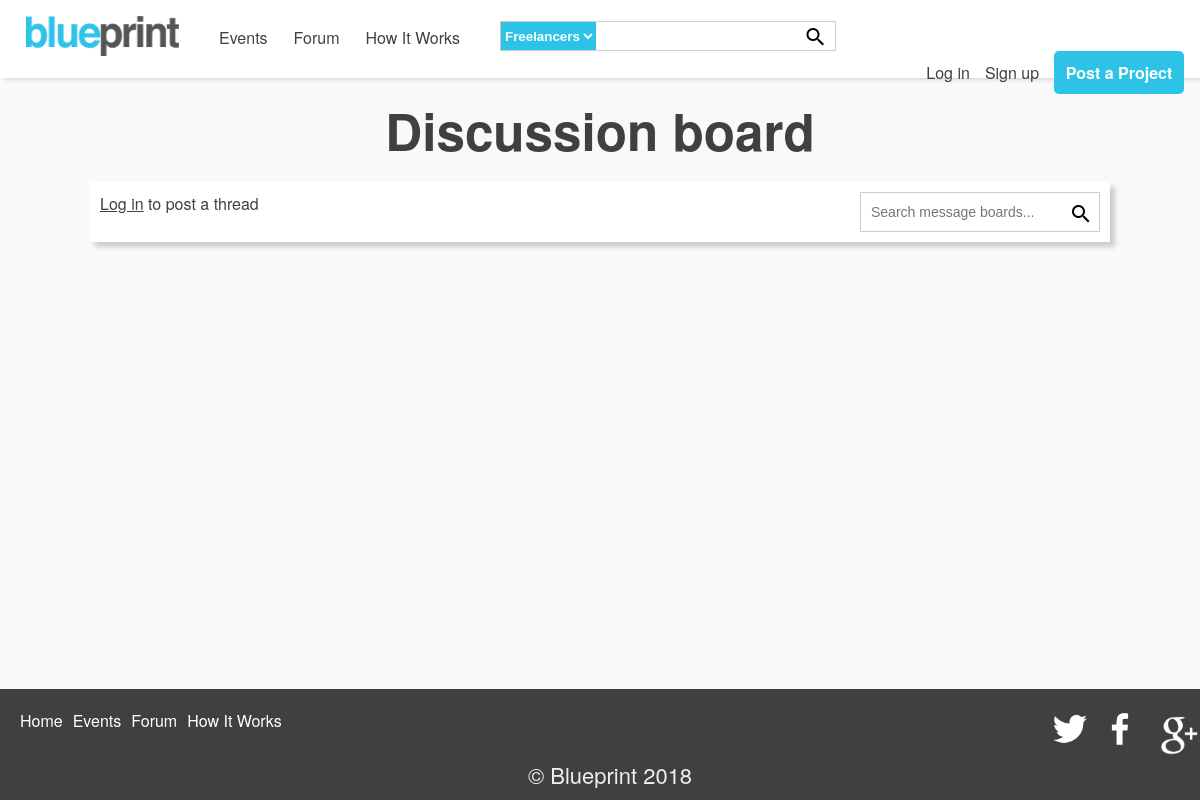
Page /forumSearchResults.php on the earlier database version.
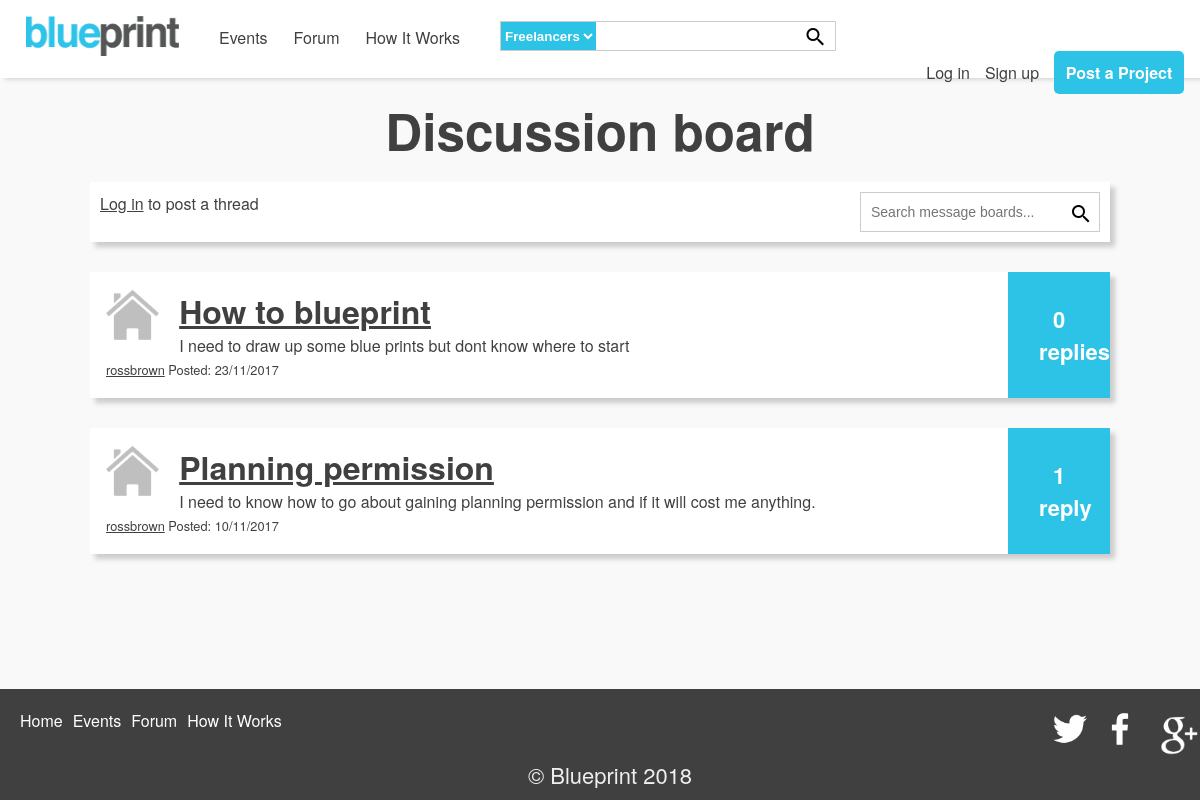
Same page on the later database version.
### tables this page shows
CREATE TABLE `bp_thread` (
  `threadId` int(11) NOT NULL,
  `userId` int(11) NOT NULL,
  `threadTitle` varchar(100) NOT NULL,
  `threadInfo` varchar(500) NOT NULL,
  `timePosted` time NOT NULL,
  `datePosted` date NOT NULL
);

CREATE TABLE `bp_user` (
  `userId` int(11) NOT NULL,
  `forename` varchar(100) NOT NULL,
  `surname` varchar(100) NOT NULL,
  `email` varchar(100) NOT NULL,
  `username` varchar(100) NOT NULL,
  `password` varchar(100) NOT NULL,
  `pro` int(1) NOT NULL DEFAULT '0',
  `image` blob,
  `overview` varchar(500) NOT NULL,
  `organisation` varchar(100) NOT NULL,
  `websiteLink` varchar(500) NOT NULL,
  `userRole` varchar(100) NOT NULL
);

### forumSearchResults.php (the view, shortened to what this page needs)
<?php
require_once ('scripts/functions.php');
$searchQuery = filter_has_var(INPUT_GET, 'searchQuery') ? $_GET['searchQuery'] : null;
echo makePageStart("viewport", "width=device-width, inital-scale=1", "Blueprint home");
echo makeHeader();
$dbConn = databaseConn::getConnection();
$sql = "select *
        from bp_thread
        left join bp_user
        on bp_thread.userId=bp_user.userId
        WHERE bp_thread.threadTitle LIKE '%$searchQuery%'
        order by datePosted DESC, timePosted DESC";
echo "<h1>Discussion board</h1>";
echo "
      <div class='filterBar'>
        <div class=\"postThread\" id='postThread' style='display: none; float: left;'>
            <div class=\"form-container\">";
if(isset($_SESSION['logged-in']) && $_SESSION['logged-in'] == true){
    echo"
                <form method=\"get\" action=\"addThread.php\" id='postThreadForm'>
                    <label for='title'>Thread title: </label>
                    <input type=\"text\" name=\"threadTitle\" id='title' class=\"form-control block\" data-validation=\"required\" placeholder=\"Please enter a title\">
                    <label for='postThread'>Thread information</label><br/>
                    <textarea class=\"form-control block\" style=\"max-width: 100%; width: 100%;\" name=\"threadInfo\" id='postThread' data-validation=\"required\" placeholder=\"Please enter some information\"></textarea>
                    <input type=\"submit\" value=\"Post\" class=\"button\">
                    <a class='button' onclick='toggleForm()' id='closeFormButton'>Hide</a>
                </form>
            </div>
        </div>
        <a class='button' onclick='toggleForm()' id='openFormButton' style='padding: 1em; margin: 0; float: left;'>Start a thread</a>
        <form class=\"search-box\">
        <input type=\"text\" name='searchQuery' autocomplete=\"off\" placeholder=\"Search message boards...\" />
        <button type='submit'><i class=\"material-icons\">search</i></button>
        <div class=\"result\"></div><br>
    </form>
      ";
}
else{
    echo "
            </div>
        </div>
        <div style='float: left; width: 40%'>
            <p><a href='login.php'>Log in</a> to post a thread</p>
        </div>
        <form class=\"search-box\" action='forumSearchResults.php' method='get'>
            <input type=\"text\" name='searchQuery' autocomplete=\"off\" placeholder=\"Search message boards...\" />
            <button type='submit'><i class=\"material-icons\">search</i></button>
            <div class=\"result\"></div><br>
        </form>
      ";
};
echo"
        <div class='clear'></div>
      </div>";
$per_page_html = '';
$start=0;
$limit=" limit " . $start . "," . ROW_PER_PAGE;
$pagination_statement = $dbConn->prepare($sql);
$pagination_statement->execute();
$row_count = $pagination_statement->rowCount();
if(!empty($row_count)){
    $per_page_html .= "<div class='pag-links'>";
    $per_page_html .= "</div>";
}
$query = $sql.$limit;
$pdo_statement = $dbConn->prepare($query);
$pdo_statement->execute();
$result = $pdo_statement->fetchAll();
echo"
      <div class='result-set'>";
if(!empty($result)) {
    foreach($result as $row) {
        $forumId = $row['threadId'];
        $date = $row['datePosted'];
        $dateString = strtotime($date);
        $formatDate = date("d/m/Y", $dateString);
        $sqlCount = "SELECT count(*)
                     FROM bp_thread_message
                     WHERE threadID = '$forumId' ";
        $result = $dbConn->prepare($sqlCount);
        $result->execute();
        $number_of_rows = $result->fetchColumn();
        echo"
        <div class=\"thread\">
            <div class='thread-info'>
                <img style='margin-right: 20px;' src=\"Images/house.png\">
                <a href=\"thread.php?threadId=$forumId\">
                    <h2>".$row['threadTitle']."</h2>
                </a>
                <p>".$row['threadInfo']."</p>
                <span><a href='#'> ".$row['username']."</a> Posted: ".$formatDate ."";
        echo"   </span>
            </div>
            <div class=\"replyInfoBox\">";
        if ($number_of_rows == 1){
            echo "
                <p>$number_of_rows reply</p>";
        }
        else{
            echo "
                <p>$number_of_rows replies</p>";
        };
        echo"
            </div>
            <div class='clear'></div>
        </div>";
    };
}
echo" </div>
      <form name='frmSearch' action='#' method='post' class=\"pag-form\">
        $per_page_html
      </form>";
?>
<?php
echo makePageFooter();
?>

Differences in the rows shown:
added bp_thread: threadTitle "How to blueprint", threadInfo "I need to draw up some blue prints but dont know where to start", userId.username "rossbrown", datePosted "23/11/2017", number_of_rows "0"
added bp_thread: threadTitle "Planning permission", threadInfo "I need to know how to go about gaining planning permission and if it will cost me anything.", userId.username "rossbrown", datePosted "10/11/2017", number_of_rows "1"
